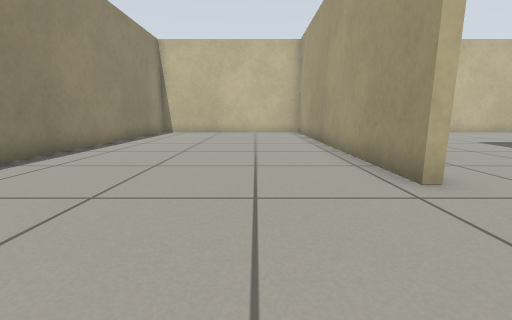
view 1 (above)

24 first-person views from a walk through a robot-simulator world made for Gazebo. The camera is 0.5 m above the floor, tilts 10° down and sees 90° across. The floor is counted in squares, 0.5 m on a side. Each view is taken from the middle of a square. On the plan, view 1 faces up. The plan holds only what a view shows up to about 11 squares ahead; the rest is blank.

view 2
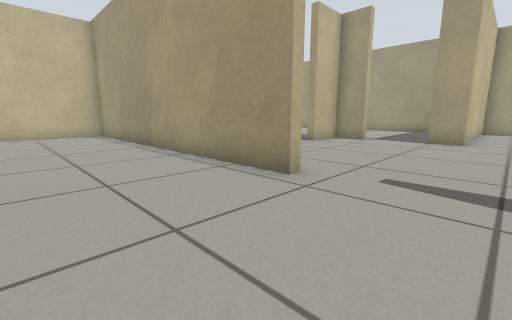

view 3
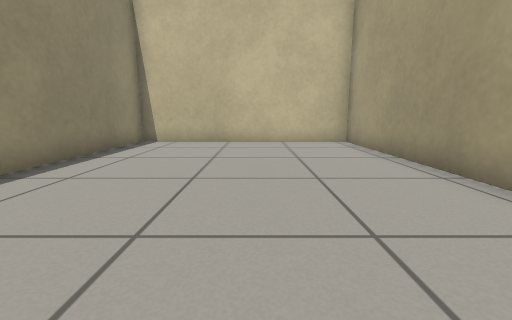

view 4
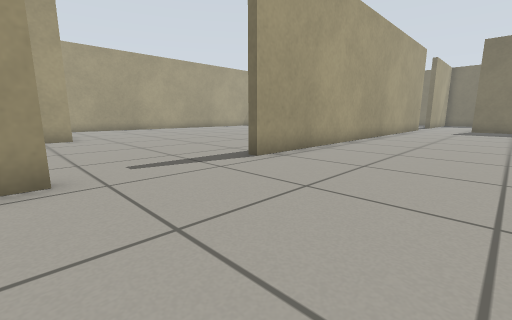

view 5
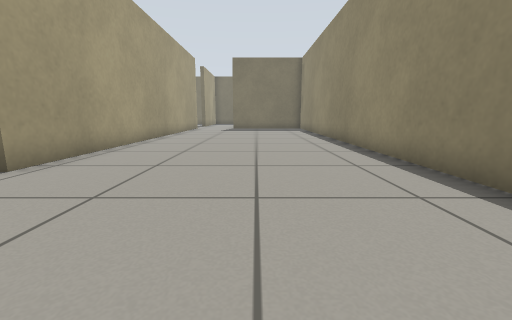

view 6
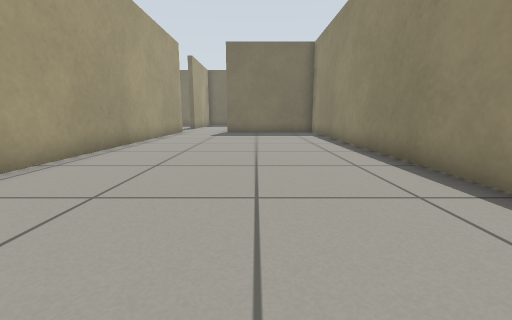

view 7
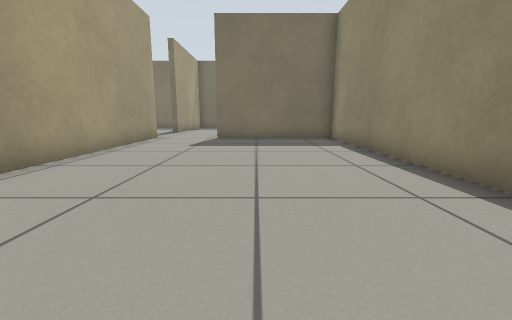

view 8
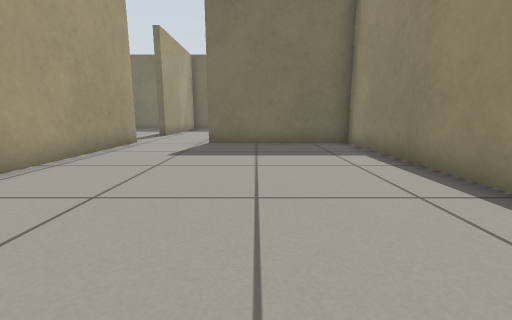

view 9
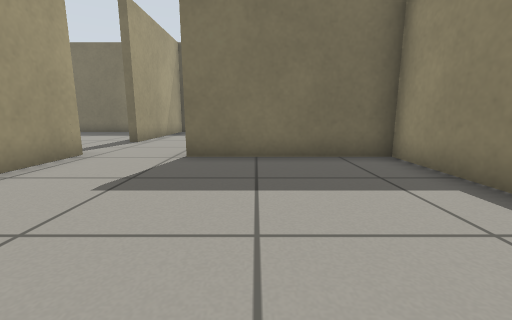

view 10
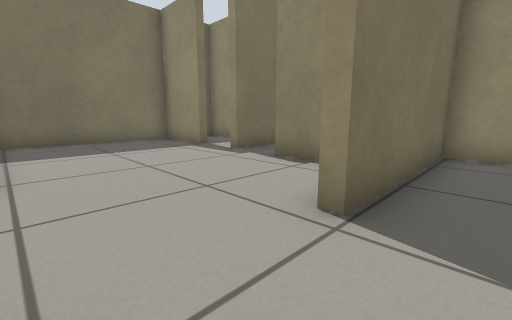

view 11
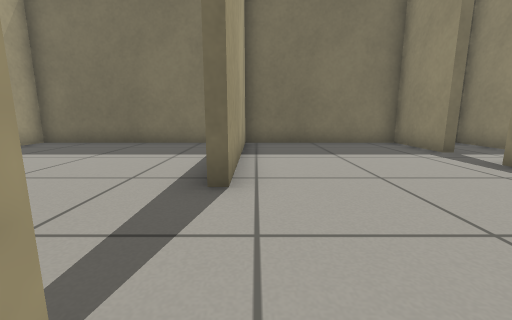

view 12
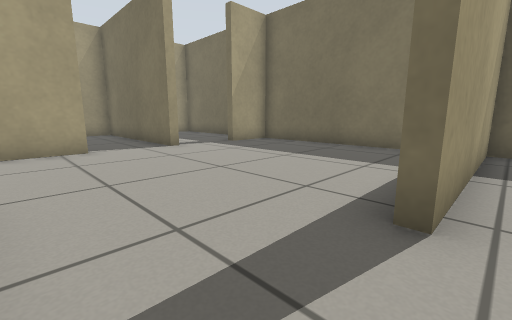

view 13
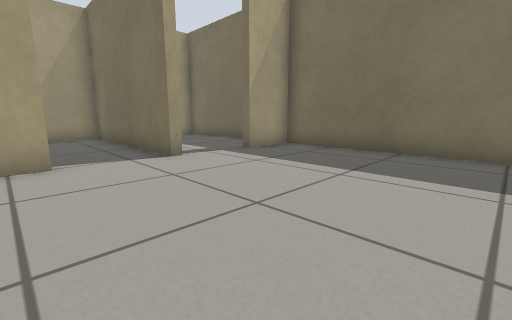

view 14
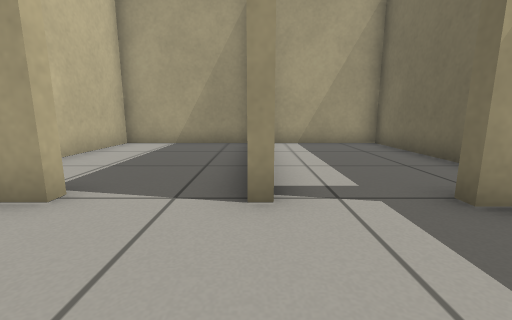

view 15
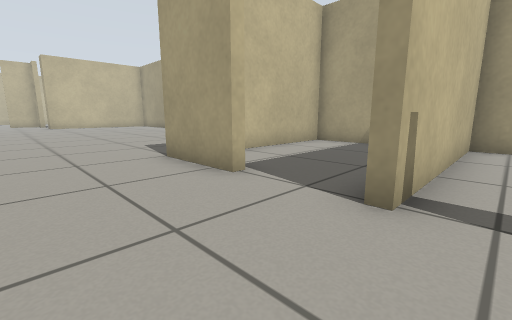

view 16
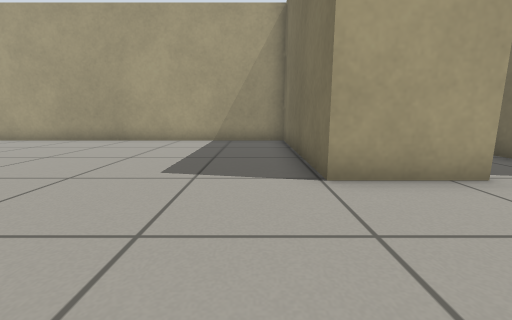

view 17
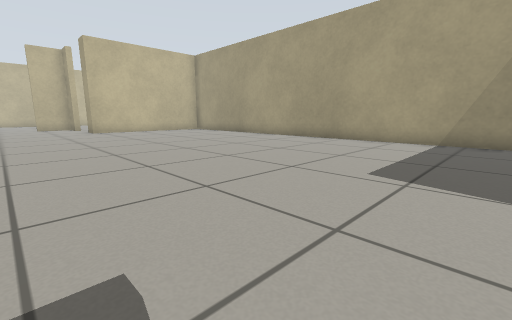

view 18
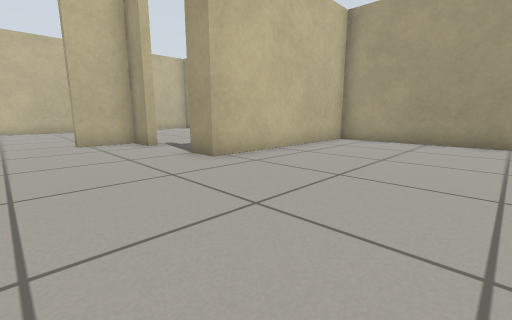

view 19
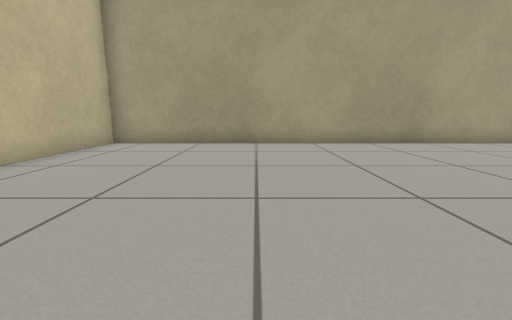

view 20
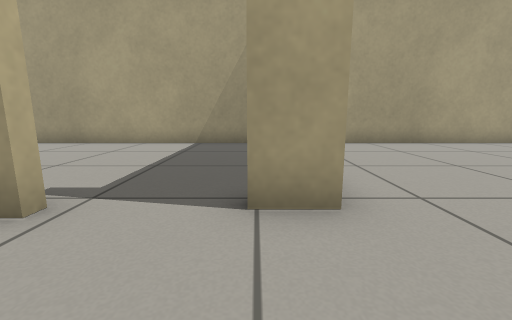

view 21
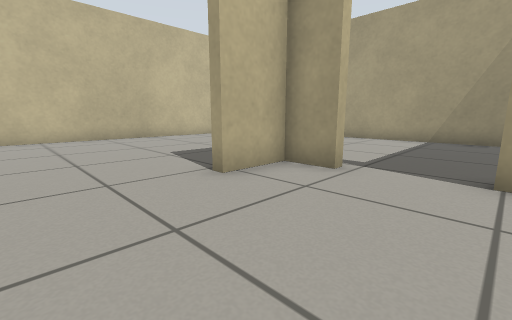

view 22
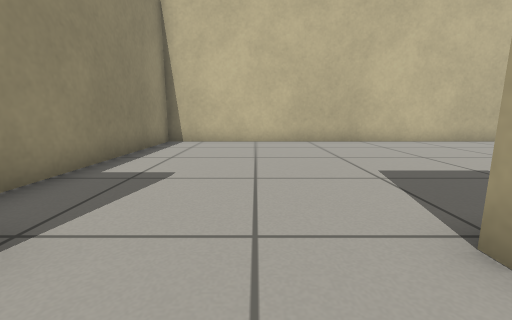

view 23
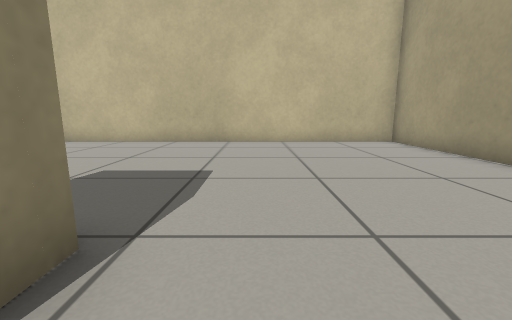

view 24
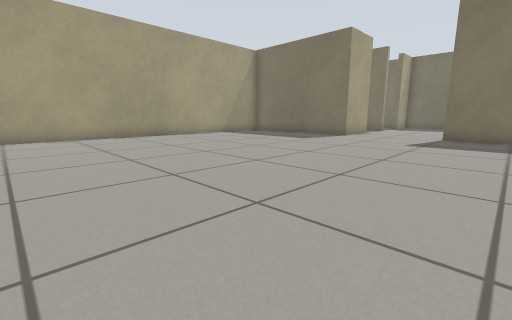

### Floor plan
Points are (right, up) in squares from view 1. A wall is a line through its corners. A room is listed if a view was taken in it or the views show most of it. See-through windows are left out.
Room 1 (views 1, 2, 3, 4, 5, 6, 7, 8, 9, 10)
walls: (-5.3, 0.9) (-5.3, -15.1) (-0.3, -15.1); (2.4, 3.5) (2.4, 14.6) (-5.3, 14.6) (-5.3, 5.3); (2.4, -14.5) (2.4, -0.4)
ways out: opening at (1, -15) to room 2; opening at (3, 1.5) to room 4
Room 2 (views 11, 12)
walls: (-3, -16.9) (-3, -18.2); (2.4, -20.4) (2.4, -18.5); (2.4, -15.5) (2.4, -14.5)
low walls: (-0.3, -15.1) (-0.3, -15.5)
ways out: opening at (1, -15) to room 1; opening at (3, -17) to room 3; opening at (0, -20) to room 7; opening at (-3, -19)
Room 3 (views 13, 14, 15)
walls: (2.4, -18.5) (2.8, -18.5); (9.8, -17.6) (9.8, -15.1); (3.7, -24.3) (9.8, -24.3) (9.8, -22.4)
ways out: opening at (3, -17) to room 2; opening at (7.5, -15) to room 4; opening at (10, -18.5) to room 5; opening at (10, -21.5) to room 6
Room 4 (views 16, 17, 18, 19, 20, 21, 22, 23, 24)
walls: (9.7, 5.3) (9.4, 5.3) (9.4, 6.5) (7.7, 6.5) (7.7, 6.9); (16.1, 3.1) (16.1, 14.6) (2.7, 14.6) (2.7, 8.1); (9.8, -15.1) (16.1, -15.1) (16.1, 2.1) (9.6, 2.1) (9.6, 3.1); (4, -15.1) (6, -15.1)
low walls: (9.7, 6.9) (9.7, 6.1)
ways out: opening at (3, 1.5) to room 1; opening at (7.5, -15) to room 3
Room 5 (no view inside)
walls: (10.2, -17.6) (9.8, -17.6); (9.7, -19.9) (16.1, -19.9) (16.1, -15.4) (12.1, -15.4)
ways out: opening at (10, -18.5) to room 3
Room 6 (no view inside)
walls: (12, -24.3) (16.1, -24.3) (16.1, -20.2) (9.7, -20.2)
ways out: opening at (10, -21.5) to room 3
Room 7 (no view inside)
walls: (-3, -21.8) (-3, -24.3) (2.4, -24.3) (2.4, -20.4)
ways out: opening at (0, -20) to room 2; opening at (-3, -21)

Where each view was taken, in squares from view 1:
view 1: 0 up, 0 right, facing up
view 2: 1 up, 1 left, facing up-right
view 3: 5 up, 1 left, facing up
view 4: 4 up, 2 left, facing down-right
view 5: 4 up, 2 left, facing down
view 6: 0 up, 2 left, facing down
view 7: 4 down, 2 left, facing down
view 8: 6 down, 2 left, facing down
view 9: 9 down, 2 left, facing down
view 10: 14 down, 2 right, facing down-left
view 11: 15 down, 2 right, facing down
view 12: 16 down, 2 right, facing down-right
view 13: 17 down, 4 right, facing down-right
view 14: 20 down, 7 right, facing right
view 15: 21 down, 7 right, facing up-right
view 16: 14 down, 6 right, facing right
view 17: 14 down, 6 right, facing up-right
view 18: 3 down, 6 right, facing up-right
view 19: 3 down, 7 right, facing right
view 20: 3 up, 7 right, facing right
view 21: 3 up, 5 right, facing up-right
view 22: 5 up, 6 right, facing up
view 23: 5 up, 11 right, facing up
view 24: 3 down, 4 right, facing down-right
